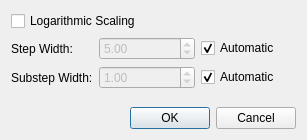
<ui version="4.0" >
 <class>AxisScalingDialog</class>
 <widget class="QDialog" name="AxisScalingDialog" >
  <property name="geometry" >
   <rect>
    <x>0</x>
    <y>0</y>
    <width>307</width>
    <height>140</height>
   </rect>
  </property>
  <property name="windowTitle" >
   <string>Dialog</string>
  </property>
  <layout class="QGridLayout" >
   <item row="0" column="0" colspan="2" >
    <widget class="QCheckBox" name="logarithmicScaling" >
     <property name="text" >
      <string>Logarithmic Scaling</string>
     </property>
    </widget>
   </item>
   <item row="1" column="0" >
    <widget class="QLabel" name="label" >
     <property name="sizePolicy" >
      <sizepolicy vsizetype="Preferred" hsizetype="Fixed" >
       <horstretch>0</horstretch>
       <verstretch>0</verstretch>
      </sizepolicy>
     </property>
     <property name="text" >
      <string>Step Width:</string>
     </property>
    </widget>
   </item>
   <item row="1" column="1" >
    <widget class="QDoubleSpinBox" name="stepWidth" >
     <property name="enabled" >
      <bool>false</bool>
     </property>
     <property name="value" >
      <double>5.000000000000000</double>
     </property>
    </widget>
   </item>
   <item row="1" column="2" >
    <widget class="QCheckBox" name="automaticStepWidth" >
     <property name="text" >
      <string>Automatic</string>
     </property>
     <property name="checked" >
      <bool>true</bool>
     </property>
    </widget>
   </item>
   <item row="2" column="0" >
    <widget class="QLabel" name="label_2" >
     <property name="sizePolicy" >
      <sizepolicy vsizetype="Preferred" hsizetype="Fixed" >
       <horstretch>0</horstretch>
       <verstretch>0</verstretch>
      </sizepolicy>
     </property>
     <property name="text" >
      <string>Substep Width:</string>
     </property>
    </widget>
   </item>
   <item row="2" column="1" >
    <widget class="QDoubleSpinBox" name="subStepWidth" >
     <property name="enabled" >
      <bool>false</bool>
     </property>
     <property name="singleStep" >
      <double>0.250000000000000</double>
     </property>
     <property name="value" >
      <double>1.000000000000000</double>
     </property>
    </widget>
   </item>
   <item row="2" column="2" >
    <widget class="QCheckBox" name="automaticSubStepWidth" >
     <property name="text" >
      <string>Automatic</string>
     </property>
     <property name="checked" >
      <bool>true</bool>
     </property>
    </widget>
   </item>
   <item row="4" column="0" colspan="3" >
    <widget class="QDialogButtonBox" name="buttonBox" >
     <property name="orientation" >
      <enum>Qt::Horizontal</enum>
     </property>
     <property name="standardButtons" >
      <set>QDialogButtonBox::Cancel|QDialogButtonBox::Ok</set>
     </property>
    </widget>
   </item>
   <item row="3" column="0" colspan="3" >
    <spacer>
     <property name="orientation" >
      <enum>Qt::Vertical</enum>
     </property>
     <property name="sizeHint" stdset="0" >
      <size>
       <width>20</width>
       <height>40</height>
      </size>
     </property>
    </spacer>
   </item>
  </layout>
 </widget>
 <resources/>
 <connections>
  <connection>
   <sender>buttonBox</sender>
   <signal>accepted()</signal>
   <receiver>AxisScalingDialog</receiver>
   <slot>accept()</slot>
   <hints>
    <hint type="sourcelabel" >
     <x>248</x>
     <y>254</y>
    </hint>
    <hint type="destinationlabel" >
     <x>157</x>
     <y>274</y>
    </hint>
   </hints>
  </connection>
  <connection>
   <sender>buttonBox</sender>
   <signal>rejected()</signal>
   <receiver>AxisScalingDialog</receiver>
   <slot>reject()</slot>
   <hints>
    <hint type="sourcelabel" >
     <x>316</x>
     <y>260</y>
    </hint>
    <hint type="destinationlabel" >
     <x>286</x>
     <y>274</y>
    </hint>
   </hints>
  </connection>
  <connection>
   <sender>automaticStepWidth</sender>
   <signal>toggled(bool)</signal>
   <receiver>stepWidth</receiver>
   <slot>setDisabled(bool)</slot>
   <hints>
    <hint type="sourcelabel" >
     <x>300</x>
     <y>45</y>
    </hint>
    <hint type="destinationlabel" >
     <x>181</x>
     <y>45</y>
    </hint>
   </hints>
  </connection>
  <connection>
   <sender>automaticSubStepWidth</sender>
   <signal>toggled(bool)</signal>
   <receiver>subStepWidth</receiver>
   <slot>setDisabled(bool)</slot>
   <hints>
    <hint type="sourcelabel" >
     <x>300</x>
     <y>79</y>
    </hint>
    <hint type="destinationlabel" >
     <x>181</x>
     <y>79</y>
    </hint>
   </hints>
  </connection>
 </connections>
</ui>
